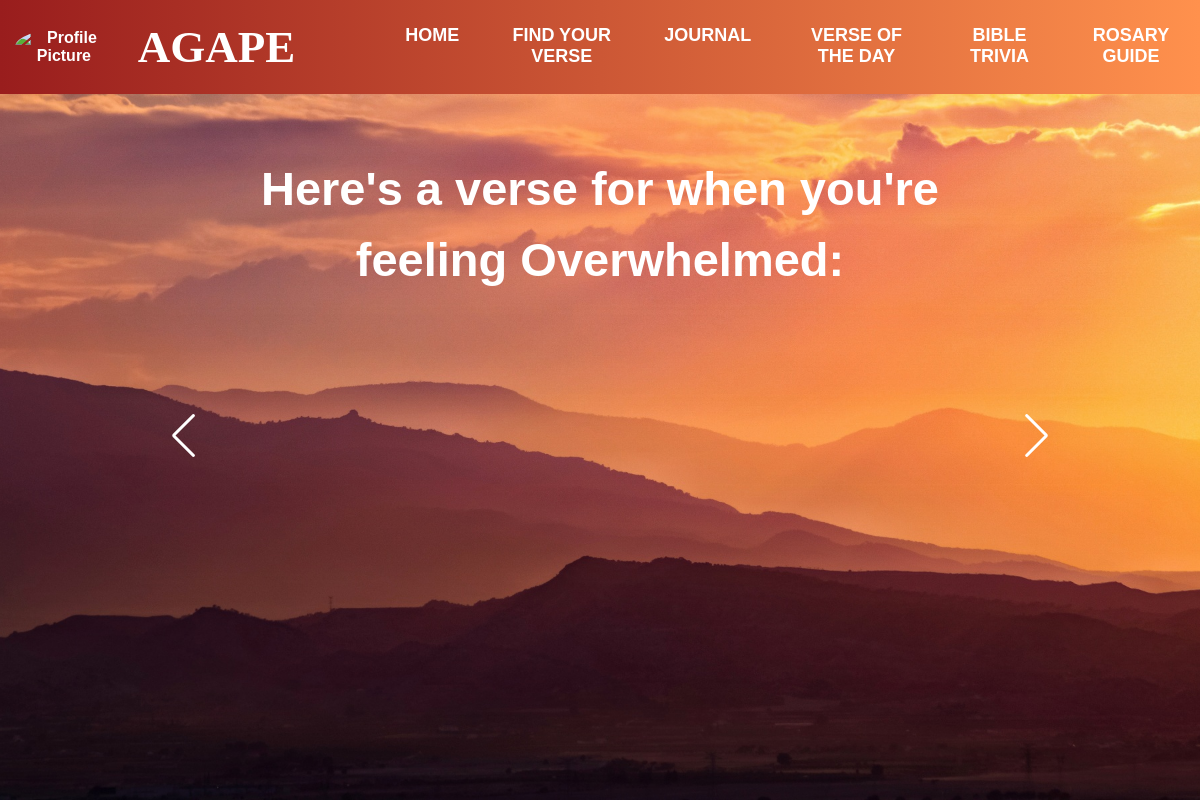
Page /overwhelmedverse (signed in) on the earlier database version.
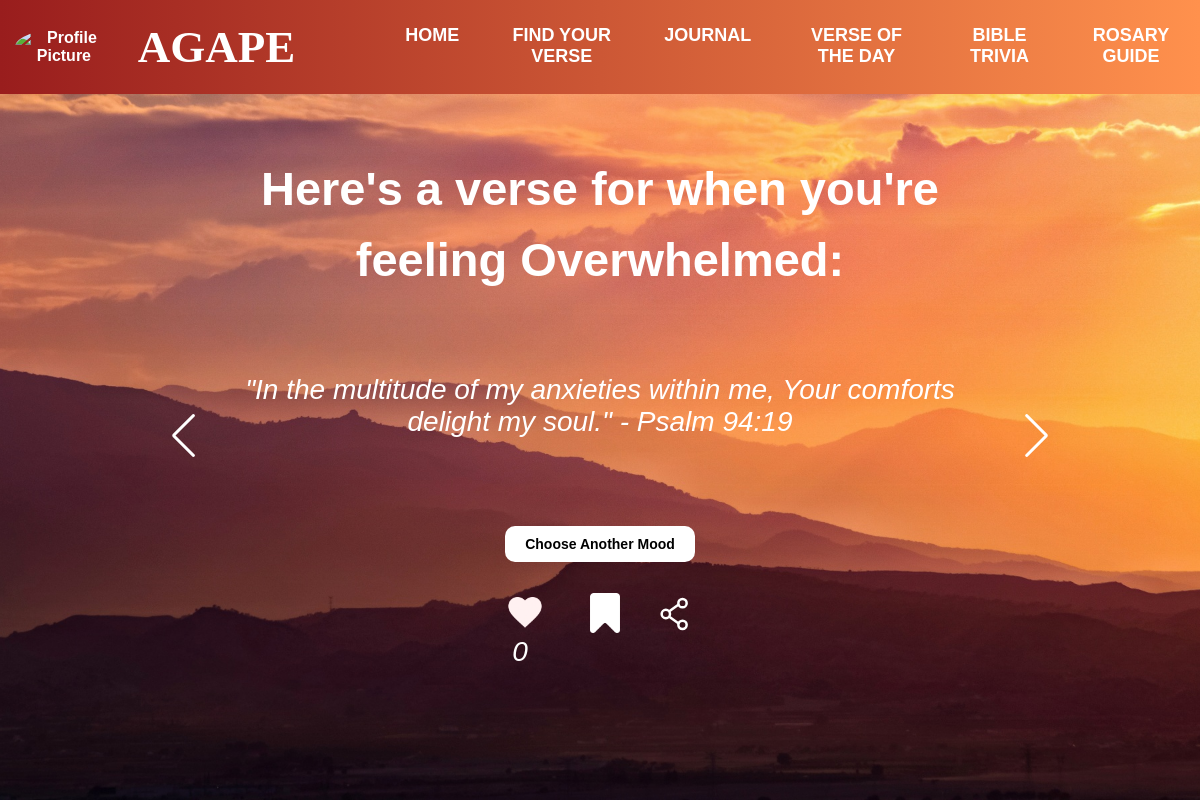
Same page on the later database version.
### myapp/models.py (models this page shows, shortened)
class BibleVerse(models.Model):
    reference = models.CharField(max_length=100)
    verse_text = models.TextField()
    date = models.DateField(default=timezone.now)
    reflection = models.TextField(blank=True, null=True)
    likes = models.ManyToManyField(User, related_name="liked_verses", blank=True)
    mood = models.CharField(max_length=50, choices=[
        ('none','None'),
        ('angry', 'Angry'),
        ('happy', 'Happy'),
        ('sad', 'Sad'),
        ('confused', 'Confused'),
        ('anxious','Anxious'),
        ('frustrated','Frustrated'),
        ('grateful','Grateful'),
        ('hopeful','Hopeful'),
        ('lonely','Lonely'),
        ('worried','Worried'),
        ('overwhelmed','Overwhelmed'),
    ],
    default='none',  # Set a default value
    null=False,  # Enforce a non-NULL value
    blank=True  # Allow blank values in forms
)

### myapp/views.py (the view, shortened to what this page needs)
# urls.py: path('overwhelmedverse', views.overwhelmedverse, name="overwhelmedverse"),
@login_required
def overwhelmedverse(request):
    fname = request.session.get('fname')
    overwhelmed_verses = BibleVerse.objects.filter(mood='overwhelmed').order_by('?')
    liked_verses = Like.objects.filter(user=request.user).values_list('verse', flat=True)
    bookmarked_verses = Bookmark.objects.filter(user=request.user).values_list('verse', flat=True)
    for verse in overwhelmed_verses:
        verse.like_count = Like.objects.filter(verse=verse).count()
        verse.bookmark_count = Bookmark.objects.filter(verse=verse).count()
    return render(request, "feelings/overwhelmed.html", {
        'fname': fname,
        'overwhelmed_verses': overwhelmed_verses,
        'liked_verses': liked_verses,
        'bookmarked_verses': bookmarked_verses
    })

### myapp/context_processors.py (called while the page is built)
def profile_picture_processor(request):
    if request.user.is_authenticated:
        try:
            profile = Profile.objects.get(user=request.user)
            return {'profile_picture_url': profile.profile_picture.url}
        except Profile.DoesNotExist:
            return {'profile_picture_url': None}
    return {'profile_picture_url': None}

### templates/feelings/overwhelmed.html (shortened to what this page needs)
{% extends "../html/header.html" %}
{% load static %}
{% block additional_css %}
<link rel="stylesheet" href="{% static 'css/moods.css' %}">
<link rel="stylesheet" href="{% static 'css/swiper-bundle.min.css' %}" />
{% endblock %}
{% block bodycontents %}
    <img src="{% static 'images/image2.jpg' %}" alt="Prayer Image" class="image2">
    <div class="content">
        <h1 class="upper-content">Here's a verse for when you're feeling Overwhelmed:</h1>
        <section class="container">
            <div class="testimonial mySwiper">
                <div class="testi-content swiper-wrapper">
                    {% for verse in overwhelmed_verses %}
                    <div class="slide swiper-slide">
                        <p>{{ verse.verse_text }} - {{ verse.reference}}</p>
                        <div class="details">
                            <button type="submit" class="choosebtn"><a href="{% url 'findyourverse' %}">Choose Another Mood</a></button>
                            <div class="icon-container">
                                 <button
                                class="like-btn"
                                data-verse-id="{{ verse.id }}"
                                data-liked="{% if verse.id in liked_verses %}true{% else %}false{% endif %}">
                                {% if verse.id in liked_verses %}
                                <img src="{% static 'images/red_heart.png' %}" alt="Unlike">
                                {% else %}
                                <img src="{% static 'images/heart2.png' %}" alt="Like">
                                {% endif %}
                                </button>
                                <button
                                class="bookmark-btn"
                                    data-verse-id="{{ verse.id }}"
                                    data-bookmarked="{% if verse.id in bookmarked_verses %}true{% else %}false{% endif %}">
                                    {% if verse.id in bookmarked_verses %}
                                        <img src="{% static 'images/bookmark-yellow.png' %}" alt="Unbookmark">
                                    {% else %}
                                        <img src="{% static 'images/bookmark-white.png' %}" alt="Bookmark">
                                    {% endif %}
                                </button>
                                    <button class="share-btn">
                                </button>
                            </div>
                            <p class="like-count" id="like_count_{{ verse.id }}">{{ verse.like_count }}</p>
                        </div>
                    </div>
                    {% endfor %}
                </div>
              <div class="swiper-button-next nav-btn"></div>
              <div class="swiper-button-prev nav-btn"></div>
            </div>
          </section>
    </div>
{% endblock %}

Differences in the rows shown:
added BibleVerse: verse_text "\"In the multitude of my anxieties within me, Your comforts delight my soul.\"", reference "Psalm 94:19", like_count "0"
